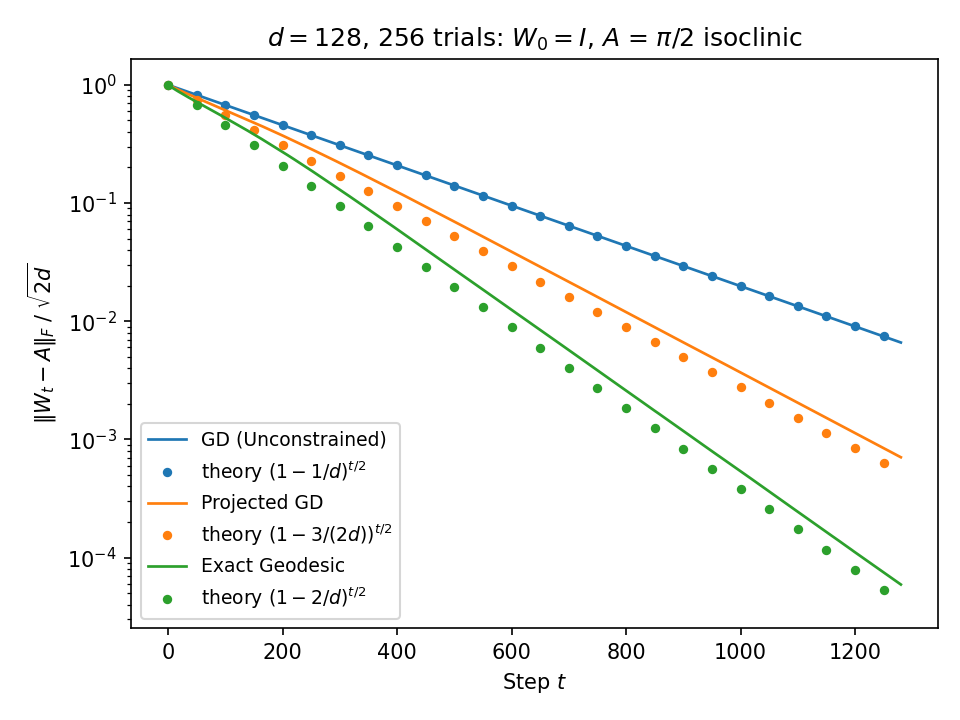

The Python source for this figure:
"""Convergence of the three rotation-learning updates at d = 128.

E||W - A||_F^2 contracts by (1 - c/d) per step with c = 1 (GD), 3/2
(projected GD), 2 (exact geodesic), so Frobenius distance follows
(1 - c/d)^(t/2). W_0 = I, A = pi/2 isoclinic; initial distance is
sqrt(2d), divided out.

Fast path (no SVD): every update is a rank-<=2 correction of W, O(trials*d^2)
per step. For W in SO(d) the polar projection of the GD step W + r x^T has a
closed form: it rotates W in the plane span{Wx, y} by HALF the angle between
u = Wx and y, while the geodesic update rotates by the full angle. Error
norms use <W, A> via A's two-nonzeros-per-row sparsity, O(trials*d).
Independent trials are chunked across cores with multiprocessing.
"""
import multiprocessing as mp
import os
import time

import numpy as np

THEORY_C = {"gd": 1.0, "pgd": 1.5, "geo": 2.0}
LABELS = {"gd": "GD (Unconstrained)", "pgd": "Projected GD", "geo": "Exact Geodesic"}
COLORS = {"gd": "tab:blue", "pgd": "tab:orange", "geo": "tab:green"}
D = 128
TRIALS = 256
STEPS = 1280
RATE_TEX = {"gd": "1 - 1/d", "pgd": "1 - 3/(2d)", "geo": "1 - 2/d"}


def aligned_isoclinic(n, theta):
    c, s = np.cos(theta), np.sin(theta)
    return np.kron(np.eye(n // 2), np.array([[c, -s], [s, c]]))


def batched_polar_so(Z):
    """Reference SVD-based projection to SO(d); kept for tests/benchmarks."""
    u, _, vt = np.linalg.svd(Z)
    # det of a large orthogonal matrix can spuriously over/underflow inside
    # LAPACK's pivot product; the returned values are still correct (+-1)
    with np.errstate(divide="ignore", over="ignore", under="ignore", invalid="ignore"):
        sign = np.linalg.det(u @ vt)
    u[sign < 0, :, -1] *= -1
    return u @ vt


def simulate_dense(d, trials, steps, seed=0):
    """Original O(d^3)-per-step implementation (SVD polar, dense Rodrigues)."""
    rng = np.random.default_rng(seed)
    A = aligned_isoclinic(d, np.pi / 2)
    I = np.eye(d)
    Ws = {m: np.tile(I, (trials, 1, 1)) for m in THEORY_C}
    dist = {m: np.zeros(steps + 1) for m in THEORY_C}
    for m in THEORY_C:
        dist[m][0] = np.sqrt(2 * d)
    timing = dict.fromkeys(THEORY_C, 0.0)
    for t in range(steps):
        x = rng.standard_normal((trials, d))
        x /= np.linalg.norm(x, axis=1, keepdims=True)
        y = x @ A.T
        for m, W in Ws.items():
            tic = time.perf_counter()
            Wx = np.einsum("nij,nj->ni", W, x)
            if m in ("gd", "pgd"):
                Z = W + (y - Wx)[:, :, None] * x[:, None, :]
                Ws[m] = Z if m == "gd" else batched_polar_so(Z)
            else:
                c = np.clip((Wx * y).sum(1), -1.0, 1.0)
                K = y[:, :, None] * Wx[:, None, :] - Wx[:, :, None] * y[:, None, :]
                Ws[m] = (I + K + K @ K / (1 + c)[:, None, None]) @ W
            dist[m][t + 1] = np.sqrt(((Ws[m] - A) ** 2).sum(axis=(1, 2))).mean()
            timing[m] += time.perf_counter() - tic
    return dist, timing


def _trace_against_A(W, i2):
    """<W, A> for the pi/2 isoclinic A: only entries (2i,2i+1)=-1, (2i+1,2i)=+1."""
    return (W[:, i2 + 1, i2] - W[:, i2, i2 + 1]).sum(1)


def _simulate_chunk(args):
    """Fast O(trials*d^2)-per-step run of all three methods on one trial chunk.

    Returns (sums, drift): sums[k, t] = sum over chunk trials of ||W_t - A||_F
    for method k in THEORY_C order; drift = max orthogonality error of the
    final PGD/geodesic W (sanity check on the rank-2 rotation updates).
    """
    d, trials, steps, seed = args
    rng = np.random.default_rng(seed)
    A = aligned_isoclinic(d, np.pi / 2)
    i2 = np.arange(0, d, 2)
    I = np.eye(d)
    Ws = {m: np.tile(I, (trials, 1, 1)) for m in THEORY_C}
    sums = {m: np.zeros(steps + 1) for m in THEORY_C}
    for m in THEORY_C:
        sums[m][0] = trials * np.sqrt(2.0 * d)
    e2_gd = np.full(trials, 2.0 * d)  # exact recursion: e2' = e2 - ||r||^2

    for t in range(steps):
        x = rng.standard_normal((trials, d))
        x /= np.linalg.norm(x, axis=1, keepdims=True)
        y = x @ A.T

        # GD: rank-1 update; error via the Kaczmarz identity
        W = Ws["gd"]
        r = y - np.einsum("nij,nj->ni", W, x)
        W += r[:, :, None] * x[:, None, :]
        e2_gd -= (r * r).sum(1)
        np.maximum(e2_gd, 0.0, out=e2_gd)
        sums["gd"][t + 1] = np.sqrt(e2_gd).sum()

        # PGD: closed-form polar of W + r x^T = rotate by half the u->y angle
        # in span{u, y}; degenerate plane (c = +-1) leaves W unchanged
        W = Ws["pgd"]
        u = np.einsum("nij,nj->ni", W, x)
        c = np.clip((u * y).sum(1), -1.0, 1.0)
        wt = np.einsum("nij,ni->nj", W, y)  # W^T y
        beta = np.sqrt(np.maximum(1.0 - c * c, 0.0))
        good = beta > 1e-12
        safe = np.where(good, beta, 1.0)[:, None]
        f2 = (wt - c[:, None] * x) / safe   # domain-side 2nd basis vector
        g2 = (y - c[:, None] * u) / safe    # range-side (= W f2)
        theta = np.arctan2(beta, 1.0 + c)   # half-angle: atan2(sin, 1+cos)
        cs = (np.cos(theta) - 1.0)[:, None]
        sn = np.sin(theta)[:, None]
        P = np.stack([u, g2], axis=2)
        Q = np.stack([cs * x - sn * f2, sn * x + cs * f2], axis=2)
        Q[~good] = 0.0
        W += P @ Q.transpose(0, 2, 1)
        sums["pgd"][t + 1] = np.sqrt(np.maximum(
            2.0 * d - 2.0 * _trace_against_A(W, i2), 0.0)).sum()

        # Geodesic: Rodrigues R = I + K + K^2/(1+c) collapsed to rank 2
        W = Ws["geo"]
        u = np.einsum("nij,nj->ni", W, x)
        c = np.clip((u * y).sum(1), -1.0, 1.0)
        wt = np.einsum("nij,ni->nj", W, y)
        ok = c > -0.999999
        denom = np.where(ok, 1.0 + c, 1.0)[:, None]
        P = np.stack([y, u], axis=2)
        Q = np.stack([((1.0 + 2.0 * c)[:, None] * x - wt) / denom,
                      -(wt + x) / denom], axis=2)
        Q[~ok] = 0.0
        W += P @ Q.transpose(0, 2, 1)
        sums["geo"][t + 1] = np.sqrt(np.maximum(
            2.0 * d - 2.0 * _trace_against_A(W, i2), 0.0)).sum()

    drift = max(np.abs(np.einsum("nji,njk->nik", Ws[m], Ws[m]) - I).max()
                for m in ("pgd", "geo"))
    return np.stack([sums[m] for m in THEORY_C]), drift


def simulate_fast(d, trials, steps, seed=0, pool=None, nchunks=1):
    """Fast simulation; with a pool, trials are split into nchunks chunks."""
    ss = np.random.SeedSequence(seed)
    if pool is None or nchunks <= 1:
        sums, drift = _simulate_chunk((d, trials, steps, ss))
    else:
        nchunks = min(nchunks, trials)
        sizes = [trials // nchunks + (i < trials % nchunks) for i in range(nchunks)]
        tasks = [(d, n, steps, child)
                 for n, child in zip(sizes, ss.spawn(nchunks))]
        results = pool.map(_simulate_chunk, tasks)
        sums = sum(r[0] for r in results)
        drift = max(r[1] for r in results)
    dist = {m: sums[k] / trials for k, m in enumerate(THEORY_C)}
    return dist, drift


if __name__ == "__main__":
    import matplotlib.pyplot as plt

    workers = os.cpu_count()//2
    t0 = time.perf_counter()
    with mp.get_context("spawn").Pool(workers) as pool:
        dist, drift = simulate_fast(D, TRIALS, STEPS, pool=pool, nchunks=workers)
    print(f"d={D} ({TRIALS} trials, {STEPS} steps, {workers} workers): "
          f"{time.perf_counter() - t0:.1f}s | orthogonality drift {drift:.1e}")

    t = np.arange(STEPS + 1)
    for m, c in THEORY_C.items():
        plt.semilogy(t, dist[m] / dist[m][0], color=COLORS[m], lw=1.3,
                     label=LABELS[m])
        plt.semilogy(t, (1 - c / D) ** (t / 2), linestyle="none", marker="o",
                     markersize=3.5, markevery=50, color=COLORS[m],
                     label=rf"theory $({RATE_TEX[m]})^{{t/2}}$")
    plt.legend(fontsize=9)
    plt.xlabel(r"Step $t$")
    plt.ylabel(r"$\|W_t - A\|_F \;/\; \sqrt{2d}$")
    plt.title(rf"$d = {D}$, {TRIALS} trials: $W_0 = I$, $A$ = $\pi/2$ isoclinic")
    plt.tight_layout()
    plt.savefig("large_d_collapse.png", dpi=150)
